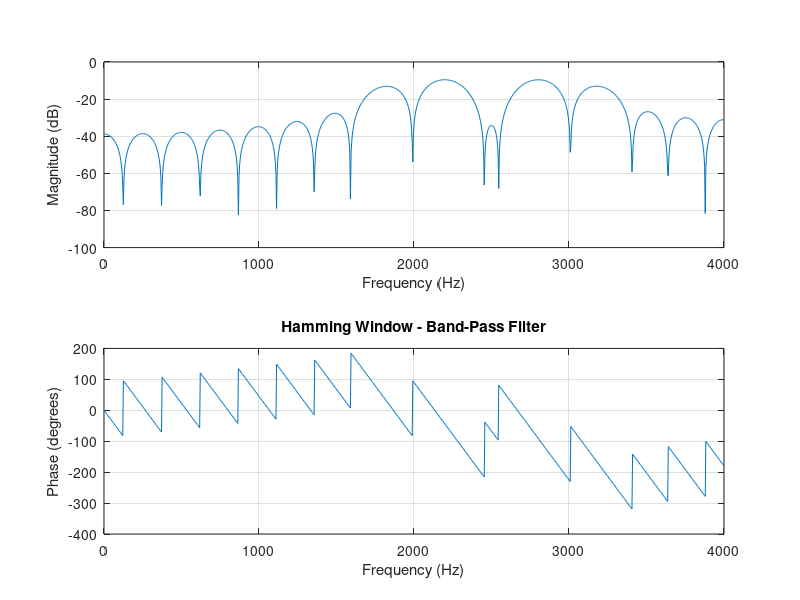

Recreate this plot in MATLAB.
% Band-Pass FIR Filter
clc; clear; close all;

fs = 8000;
fc1 = 2000;
fc2 = 3000;
N = 30;
n = -N/2:N/2;

w_c1 = 2 * pi * fc1 / fs;
w_c2 = 2 * pi * fc2 / fs;

hd = sin(w_c2 * n) ./ (pi * n) - sin(w_c1 * n) ./ (pi * n);
hd(n == 0) = (w_c2 - w_c1) / pi;

w_hamm = 0.54 - 0.46 * cos(2 * pi * n / (N-1));
h_hamm = hd .* w_hamm;

freqz(h_hamm, 1, 1024, fs);
title('Hamming Window - Band-Pass Filter');
